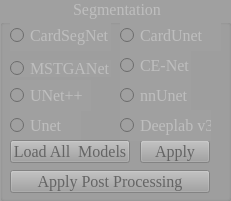
   <widget class="QGroupBox" name="segmentation_box">
    <property name="enabled">
     <bool>false</bool>
    </property>
    <property name="geometry">
     <rect>
      <x>430</x>
      <y>30</y>
      <width>231</width>
      <height>201</height>
     </rect>
    </property>
    <property name="font">
     <font>
      <family>Times New Roman</family>
      <pointsize>12</pointsize>
      <weight>9</weight>
      <italic>false</italic>
      <bold>false</bold>
     </font>
    </property>
    <property name="styleSheet">
     <string notr="true">QGroupBox {
   background-color: rgb(160, 160, 160);;font: 75 12pt &quot;Times New Roman&quot;;
}

QGroupBox QWidget {
    background-color: /* your desired content background color here */;
}

QGroupBox::title {
    subcontrol-origin: margin;
    subcontrol-position: top center;
}
</string>
    </property>
    <property name="title">
     <string>Segmentation</string>
    </property>
    <widget class="QRadioButton" name="segmentor3">
     <property name="enabled">
      <bool>false</bool>
     </property>
     <property name="geometry">
      <rect>
       <x>10</x>
       <y>60</y>
       <width>101</width>
       <height>17</height>
      </rect>
     </property>
     <property name="font">
      <font>
       <family>Times New Roman</family>
       <pointsize>12</pointsize>
       <weight>9</weight>
       <italic>false</italic>
       <bold>false</bold>
      </font>
     </property>
     <property name="styleSheet">
      <string notr="true">font: 75 12pt &quot;Times New Roman&quot;; background-color: rgb(160, 160, 160);</string>
     </property>
     <property name="text">
      <string>MSTGANet</string>
     </property>
    </widget>
    <widget class="QRadioButton" name="segmentor1">
     <property name="enabled">
      <bool>false</bool>
     </property>
     <property name="geometry">
      <rect>
       <x>10</x>
       <y>20</y>
       <width>101</width>
       <height>31</height>
      </rect>
     </property>
     <property name="font">
      <font>
       <family>Times New Roman</family>
       <pointsize>12</pointsize>
       <weight>9</weight>
       <italic>false</italic>
       <bold>false</bold>
      </font>
     </property>
     <property name="styleSheet">
      <string notr="true">font: 75 12pt &quot;Times New Roman&quot;; background-color: rgb(160, 160, 160);</string>
     </property>
     <property name="text">
      <string>CardSegNet</string>
     </property>
    </widget>
    <widget class="QPushButton" name="applysegmentation">
     <property name="enabled">
      <bool>false</bool>
     </property>
     <property name="geometry">
      <rect>
       <x>140</x>
       <y>140</y>
       <width>70</width>
       <height>23</height>
      </rect>
     </property>
     <property name="font">
      <font>
       <family>Times New Roman</family>
       <pointsize>12</pointsize>
       <weight>9</weight>
       <italic>false</italic>
       <bold>false</bold>
      </font>
     </property>
     <property name="cursor">
      <cursorShape>WaitCursor</cursorShape>
     </property>
     <property name="styleSheet">
      <string notr="true">color: rgb(0, 0, 0); background-color: rgb(231, 194, 255);font: 75 12pt &quot;Times New Roman&quot;;background-color: rgb(160, 160, 160);color: rgb(100, 100, 100)</string>
     </property>
     <property name="text">
      <string>Apply</string>
     </property>
    </widget>
    <widget class="QLabel" name="label_pre_2">
     <property name="enabled">
      <bool>false</bool>
     </property>
     <property name="geometry">
      <rect>
       <x>20</x>
       <y>170</y>
       <width>191</width>
       <height>21</height>
      </rect>
     </property>
     <property name="font">
      <font>
       <family>Times New Roman</family>
       <pointsize>12</pointsize>
       <weight>9</weight>
       <italic>false</italic>
       <bold>false</bold>
      </font>
     </property>
     <property name="styleSheet">
      <string notr="true">font: 75 12pt &quot;Times New Roman&quot;;</string>
     </property>
     <property name="text">
      <string/>
     </property>
    </widget>
    <widget class="QRadioButton" name="segmentor5">
     <property name="enabled">
      <bool>false</bool>
     </property>
     <property name="geometry">
      <rect>
       <x>10</x>
       <y>80</y>
       <width>81</width>
       <height>31</height>
      </rect>
     </property>
     <property name="font">
      <font>
       <family>Times New Roman</family>
       <pointsize>12</pointsize>
       <weight>9</weight>
       <italic>false</italic>
       <bold>false</bold>
      </font>
     </property>
     <property name="styleSheet">
      <string notr="true">font: 75 12pt &quot;Times New Roman&quot;; background-color: rgb(160, 160, 160);</string>
     </property>
     <property name="text">
      <string>UNet++</string>
     </property>
    </widget>
    <widget class="QRadioButton" name="segmentor6">
     <property name="enabled">
      <bool>false</bool>
     </property>
     <property name="geometry">
      <rect>
       <x>120</x>
       <y>80</y>
       <width>71</width>
       <height>31</height>
      </rect>
     </property>
     <property name="font">
      <font>
       <family>Times New Roman</family>
       <pointsize>12</pointsize>
       <weight>9</weight>
       <italic>false</italic>
       <bold>false</bold>
      </font>
     </property>
     <property name="styleSheet">
      <string notr="true">font: 75 12pt &quot;Times New Roman&quot;; background-color: rgb(160, 160, 160);</string>
     </property>
     <property name="text">
      <string>nnUnet</string>
     </property>
    </widget>
    <widget class="QRadioButton" name="segmentor4">
     <property name="enabled">
      <bool>false</bool>
     </property>
     <property name="geometry">
      <rect>
       <x>120</x>
       <y>50</y>
       <width>71</width>
       <height>30</height>
      </rect>
     </property>
     <property name="font">
      <font>
       <family>Times New Roman</family>
       <pointsize>12</pointsize>
       <weight>9</weight>
       <italic>false</italic>
       <bold>false</bold>
      </font>
     </property>
     <property name="styleSheet">
      <string notr="true">font: 75 12pt &quot;Times New Roman&quot;; background-color: rgb(160, 160, 160);</string>
     </property>
     <property name="text">
      <string>CE-Net</string>
     </property>
    </widget>
    <widget class="QRadioButton" name="segmentor8">
     <property name="enabled">
      <bool>false</bool>
     </property>
     <property name="geometry">
      <rect>
       <x>120</x>
       <y>110</y>
       <width>91</width>
       <height>31</height>
      </rect>
     </property>
     <property name="font">
      <font>
       <family>Times New Roman</family>
       <pointsize>12</pointsize>
       <weight>9</weight>
       <italic>false</italic>
       <bold>false</bold>
      </font>
     </property>
     <property name="styleSheet">
      <string notr="true">font: 75 12pt &quot;Times New Roman&quot;; background-color: rgb(160, 160, 160);</string>
     </property>
     <property name="text">
      <string>Deeplab v3</string>
     </property>
    </widget>
    <widget class="QRadioButton" name="segmentor7">
     <property name="enabled">
      <bool>false</bool>
     </property>
     <property name="geometry">
      <rect>
       <x>10</x>
       <y>110</y>
       <width>71</width>
       <height>31</height>
      </rect>
     </property>
     <property name="font">
      <font>
       <family>Times New Roman</family>
       <pointsize>12</pointsize>
       <weight>9</weight>
       <italic>false</italic>
       <bold>false</bold>
      </font>
     </property>
     <property name="styleSheet">
      <string notr="true">font: 75 12pt &quot;Times New Roman&quot;; background-color: rgb(160, 160, 160);</string>
     </property>
     <property name="text">
      <string>Unet </string>
     </property>
    </widget>
    <widget class="QRadioButton" name="segmentor2">
     <property name="enabled">
      <bool>false</bool>
     </property>
     <property name="geometry">
      <rect>
       <x>120</x>
       <y>20</y>
       <width>101</width>
       <height>31</height>
      </rect>
     </property>
     <property name="font">
      <font>
       <family>Times New Roman</family>
       <pointsize>12</pointsize>
       <weight>9</weight>
       <italic>false</italic>
       <bold>false</bold>
      </font>
     </property>
     <property name="styleSheet">
      <string notr="true">font: 75 12pt &quot;Times New Roman&quot;; background-color: rgb(160, 160, 160);</string>
     </property>
     <property name="text">
      <string>CardUnet </string>
     </property>
    </widget>
    <widget class="QPushButton" name="load_models">
     <property name="enabled">
      <bool>false</bool>
     </property>
     <property name="geometry">
      <rect>
       <x>10</x>
       <y>140</y>
       <width>120</width>
       <height>23</height>
      </rect>
     </property>
     <property name="font">
      <font>
       <family>Times New Roman</family>
       <pointsize>12</pointsize>
       <weight>9</weight>
       <italic>false</italic>
       <bold>false</bold>
      </font>
     </property>
     <property name="styleSheet">
      <string notr="true">font: 75 12pt &quot;Times New Roman&quot;;color: rgb(0, 0, 0); background-color: rgb(160, 160, 160);color: rgb(100, 100, 100)</string>
     </property>
     <property name="text">
      <string>Load All  Models</string>
     </property>
    </widget>
    <widget class="QPushButton" name="post_processing_b">
     <property name="enabled">
      <bool>false</bool>
     </property>
     <property name="geometry">
      <rect>
       <x>10</x>
       <y>170</y>
       <width>200</width>
       <height>23</height>
      </rect>
     </property>
     <property name="font">
      <font>
       <family>Times New Roman</family>
       <pointsize>12</pointsize>
       <weight>9</weight>
       <italic>false</italic>
       <bold>false</bold>
      </font>
     </property>
     <property name="styleSheet">
      <string notr="true">font: 75 12pt &quot;Times New Roman&quot;;color: rgb(0, 0, 0); background-color: rgb(160, 160, 160);color: rgb(100, 100, 100)</string>
     </property>
     <property name="text">
      <string>Apply Post Processing</string>
     </property>
    </widget>
    <zorder>label_pre_2</zorder>
    <zorder>segmentor3</zorder>
    <zorder>segmentor1</zorder>
    <zorder>applysegmentation</zorder>
    <zorder>segmentor5</zorder>
    <zorder>segmentor6</zorder>
    <zorder>segmentor4</zorder>
    <zorder>segmentor8</zorder>
    <zorder>segmentor7</zorder>
    <zorder>segmentor2</zorder>
    <zorder>load_models</zorder>
    <zorder>post_processing_b</zorder>
   </widget>
